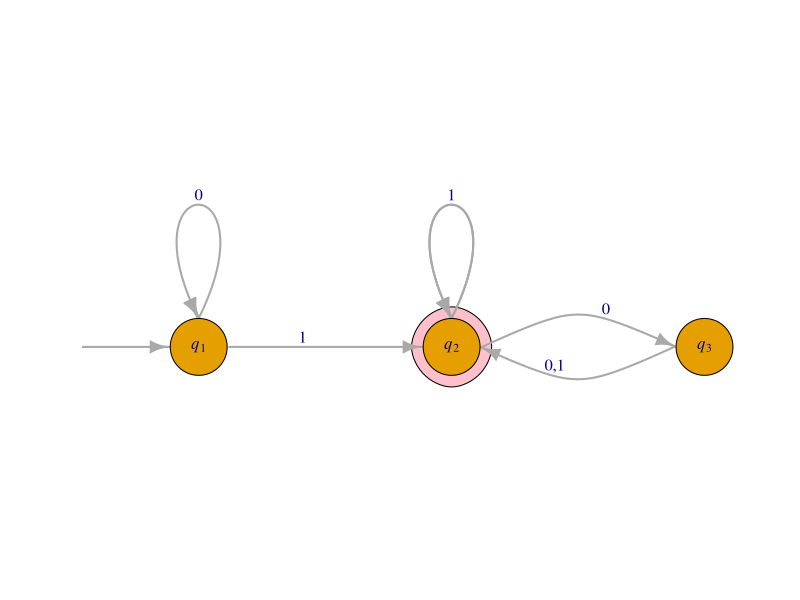

Here is the R script that generated this plot:
## ---- chunk 1
set.seed(1620)
fnames <- sample(c("Sam", "James", "Drake", "Wesley", "Sophia", "Carolyn", "Trevor", "Tristan", "Ryley"))
## ---- chunk 2
library(igraph)
a3 <- graph_from_literal(" "-+q1-+q2-+q3-+q2-+q2, q1-+q1, q2-+q2, simplify=FALSE)
coords <- layout_on_grid(a3, width = 4)
plot(a3, 
     edge.curved = c(0, 0, 0.5, 0.5, 0.5, 0.5), 
     layout=coords,
     vertex.size = 15,
     vertex.shape = c("none", "circle", "circle", "circle"),
     vertex.label = c(" ", expression(italic(q)[1]), expression(italic(q)[2]), expression(italic(q)[3])),
     edge.loop.angle=3.14*1.5,
     mark.groups = list(3), mark.shape = 0.75, mark.col = "pink", mark.border = "black",
     vertex.label.cex = 1,
     edge.label = c("","     1\n","0\n","  0,1\n","1\n","0\n"), 
     edge.label.cex = 1,
     edge.width = 2,
     ylim = c(-1.1,-0.6), xlim=c(-0.5,1))
